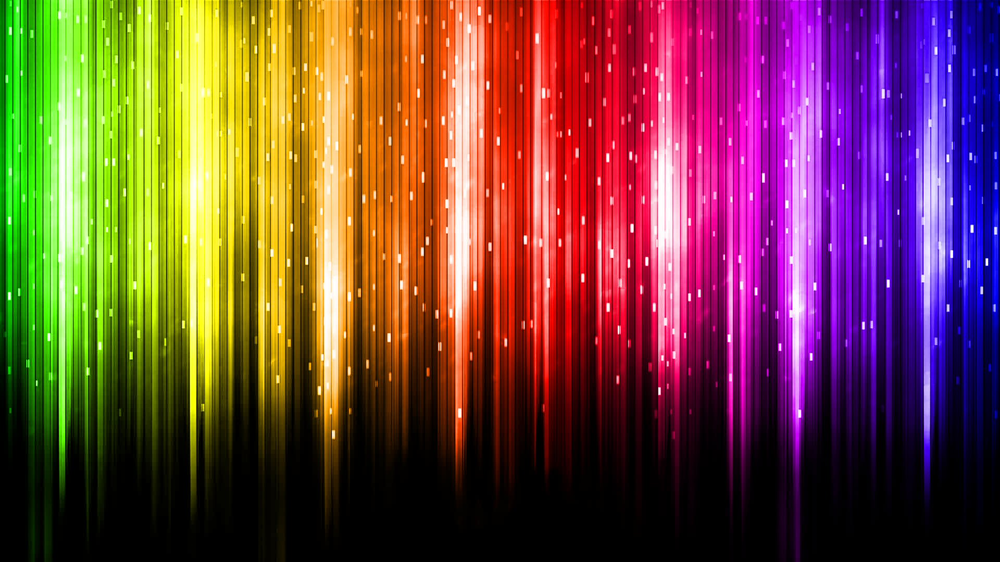
#> input picture smlab2/B01.png, 1000 x 562 px, shrunk from 1920 x 1080 before the run
$ python 'script 3.py'
#> lines starting #> are read from the running program, lines starting #| are printed output that depends on the picture
import numpy as np
import matplotlib.pyplot as plt
import cv2
import pandas as pd
from matplotlib.backends.backend_pdf import PdfPages

def imgToUInt8(img):
    if not np.issubdtype(img.dtype, np.floating):
        return img
    return (img * 255).astype('uint8')

def imgToFloat(img):
    if not np.issubdtype(img.dtype, np.unsignedinteger):
        return img
    return img / 255.0

def visualize_image(img):
    R = img[:, :, 0]
    G = img[:, :, 1]
    B = img[:, :, 2]


    Y1 = R
    Y2 = 0.2126 * R + 0.7152 * G + 0.0722 * B

    img_R = img.copy()
    img_G = img.copy()
    img_B = img.copy()
    img_R[:, :, 1:] = 0
    img_G[:, :, [0, 2]] = 0
    img_B[:, :, :2] = 0

    plt.figure(figsize=(15, 10))

    plt.subplot(3, 3, 1)
    plt.title("O - Original")
    plt.imshow(img)

    plt.subplot(3, 3, 2)
    plt.title("Y1 - Grayscale (Simple)")
    plt.imshow(Y1, cmap='gray')

    plt.subplot(3, 3, 3)
    plt.title("Y2 - Grayscale (Weighted)")
    plt.imshow(Y2, cmap='gray')

    plt.subplot(3, 3, 4)
    plt.title("R - Red Channel")
    plt.imshow(R, cmap='gray')

    plt.subplot(3, 3, 5)
    plt.title("G - Green Channel")
    plt.imshow(G, cmap='gray')

    plt.subplot(3, 3, 6)
    plt.title("B - Blue Channel")
    plt.imshow(B, cmap='gray')

    plt.subplot(3, 3, 7)
    plt.title("R Only")
    plt.imshow(img_R)

    plt.subplot(3, 3, 8)
    plt.title("G Only")
    plt.imshow(img_G)

    plt.subplot(3, 3, 9)
    plt.title("B Only")
    plt.imshow(img_B)

    plt.tight_layout()

df = pd.DataFrame(data={
    'Filename': ['B01.png', 'B02.jpg'],
    'Grayscale': [False, False],
    'Fragments': [[[20, 20, 220, 220], [100, 100, 300, 300]], [[50, 50, 250, 250]]]
})

with PdfPages('output.pdf') as pdf:
    for index, row in df.iterrows():
        img = plt.imread(row['Filename'])
#> img is the input picture: shape (562, 1000, 3) float32; mean R, G, B 0.459, 0.274, 0.244
        fragments = row['Fragments']

        for i, fragment_coords in enumerate(fragments):
            w1, k1, w2, k2 = fragment_coords
            fragment = img[w1:w2, k1:k2].copy()

            visualize_image(fragment)

            pdf.savefig()

            plt.close()
#> this loop made 2 passes
#> pass 1, `fragment = img[w1:w2, k1:k2].copy()`:
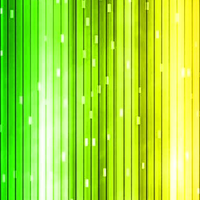
#> fragment: shape (200, 200, 3) float32; mean R, G, B 0.643, 0.89, 0.208
#> pass 1, in visualize_image, `R = img[:, :, 0]`:
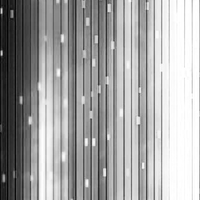
#> R: shape (200, 200) float32; min 0.00784, max 1, mean 0.643
#> pass 1, in visualize_image, `G = img[:, :, 1]`:
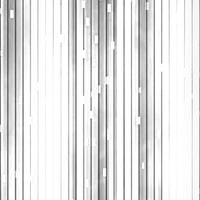
#> G: shape (200, 200) float32; min 0.271, max 1, mean 0.89
#> pass 1, in visualize_image, `B = img[:, :, 2]`:
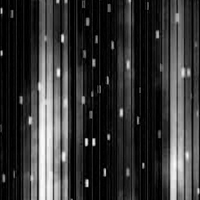
#> B: shape (200, 200) float32; min 0, max 0.992, mean 0.208
#> pass 1, `pdf.savefig()`:
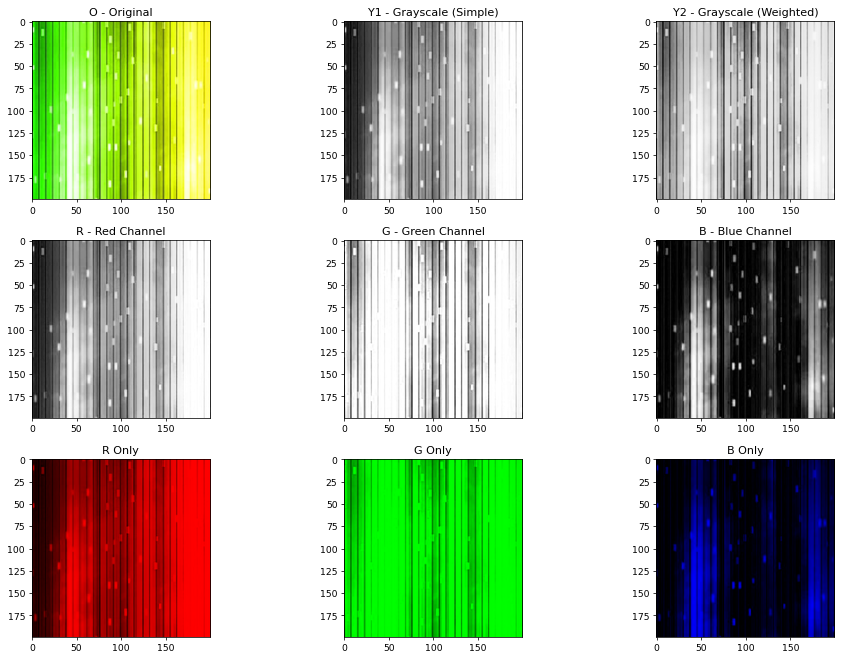
#> figure drawn by matplotlib, 9 panels
#> pass 2, `pdf.savefig()`:
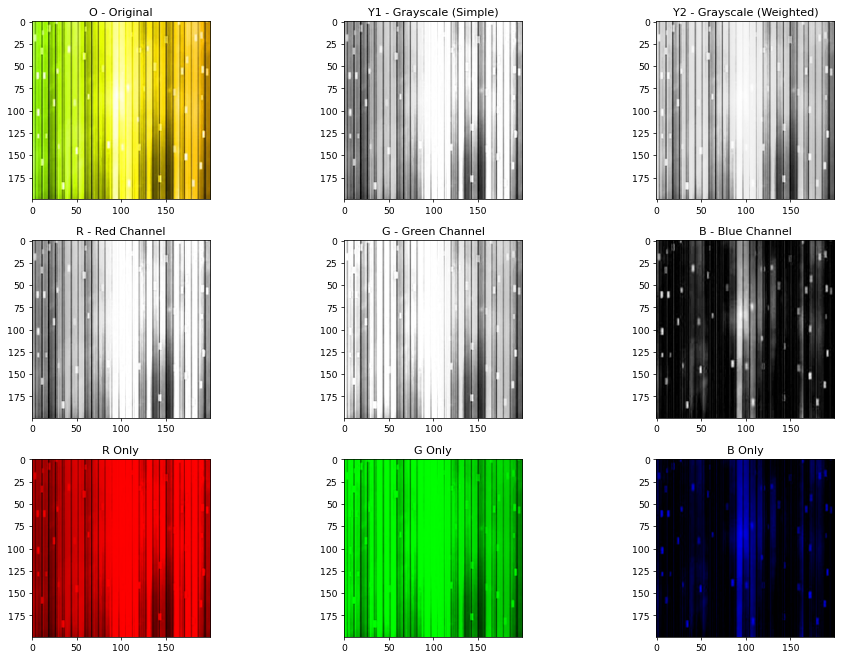
#> figure drawn by matplotlib, 9 panels
#> after the loop:
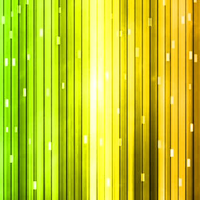
#> fragment: shape (200, 200, 3) float32; mean R, G, B 0.761, 0.791, 0.139
#> pass 2 of the loop `for index, row in df.iterrows():`:
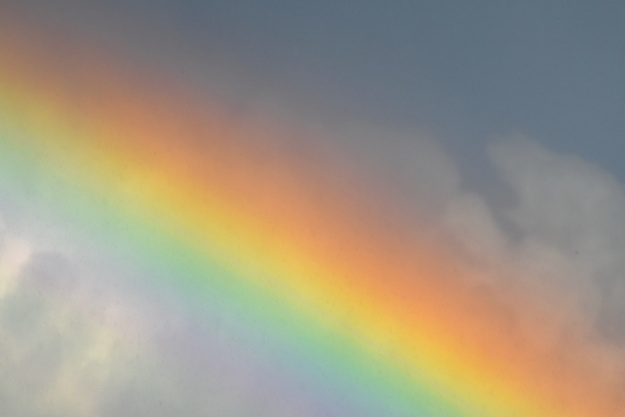
#> input picture smlab2/B02.jpg, 625 x 417 px, shrunk from 1200 x 800 before the run
#> img is the input picture: shape (417, 625, 3); mean R, G, B 159.6, 150.3, 131.9
#> the loop `for i, fragment_coords in enumerate(fragments):` made 1 pass
#> pass 1, in visualize_image (call 3), `B = img[:, :, 2]`:
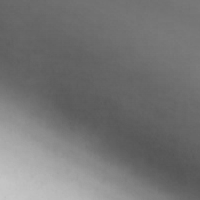
#> B: shape (200, 200); min 85, max 199, mean 116.7
#> pass 1, `pdf.savefig()`:
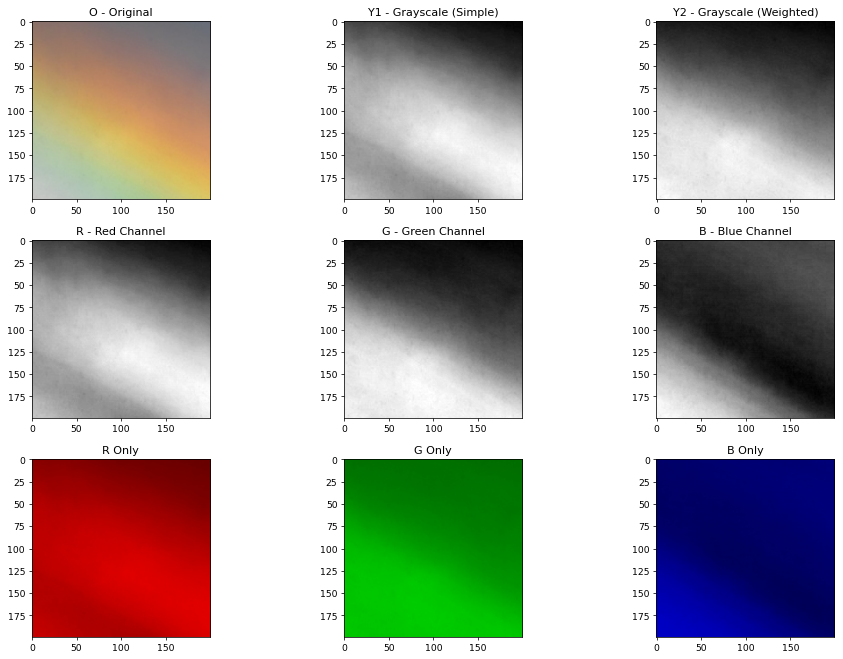
#> figure drawn by matplotlib, 9 panels
